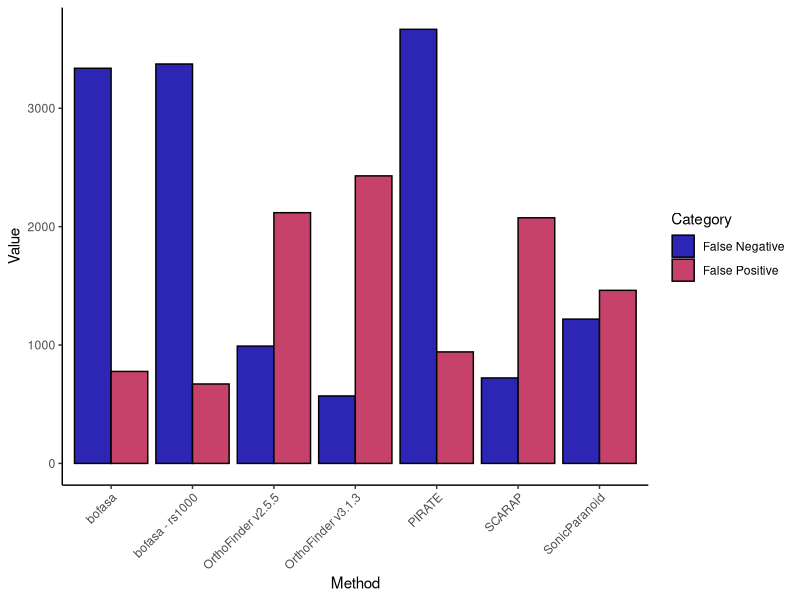

R code for this plot:
library('ggplot2')

dat <- read.table("Benchmarking_Results_for_Plot.txt", header=T, sep='\t')

pdf("Simpan_Benchmarking.pdf", height=3, width=7)
ggplot(dat, aes(x=Method, y=Value, fill=Category)) + geom_bar(color='black', stat='identity', position='dodge') + theme_classic() + theme(axis.text.x = element_text(angle = 45, vjust = 1, hjust=1)) + scale_fill_manual(values=c('#2d26b5', '#c7426a'))
dev.off()
